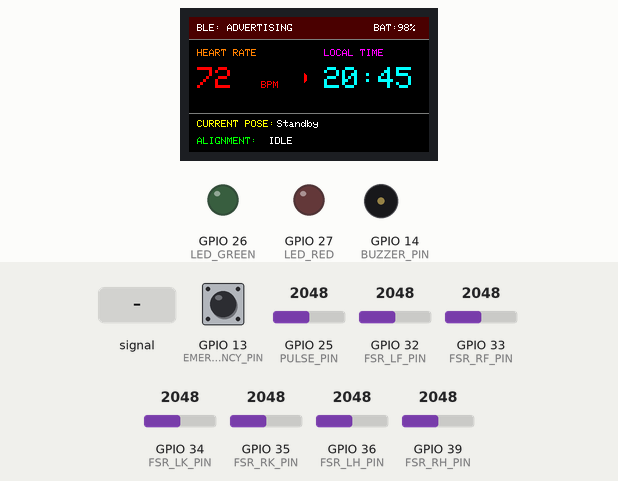
Recording of a sketch running on a simulated ESP32. On the bench: 240×135 colour display, output pins drawn as LEDs (lit = HIGH), buzzer (waves = sounding, pin HIGH). Inputs (shaded band) come from the test bench; at power-on: GPIO 13 (EMERGENCY_PIN) HIGH, GPIO 25 (PULSE_PIN) = 2048, GPIO 32 (FSR_LF_PIN) = 2048, GPIO 33 (FSR_RF_PIN) = 2048, GPIO 34 (FSR_LK_PIN) = 2048, GPIO 35 (FSR_RK_PIN) = 2048, GPIO 36 (FSR_LH_PIN) = 2048, GPIO 39 (FSR_RH_PIN) = 2048. Random numbers use the default seed unless the sketch sets one; nothing arrives over Bluetooth unless stated; a phone connects over Bluetooth LE 3 s after start; what the sketch prints to the serial monitor is not drawn.

Above: at 3.0 s.
3.1 s: GPIO 13 (EMERGENCY_PIN) pulled LOW for 1 s
At 3.77 s:
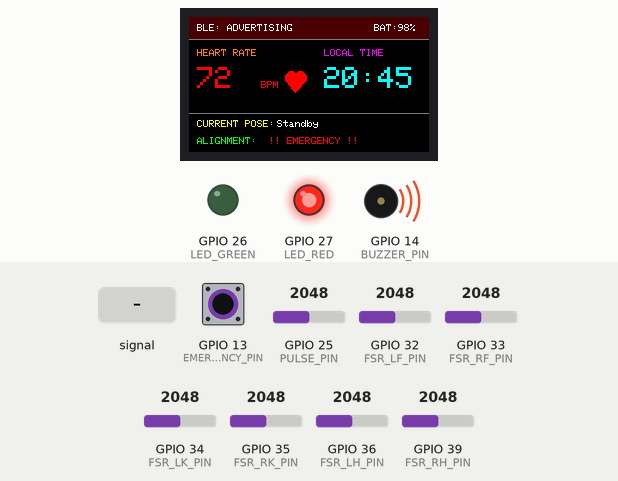
4.7 s: GPIO 25 (PULSE_PIN) fed a 200 Hz sine of ±327 counts around its level
At 5.7 s:
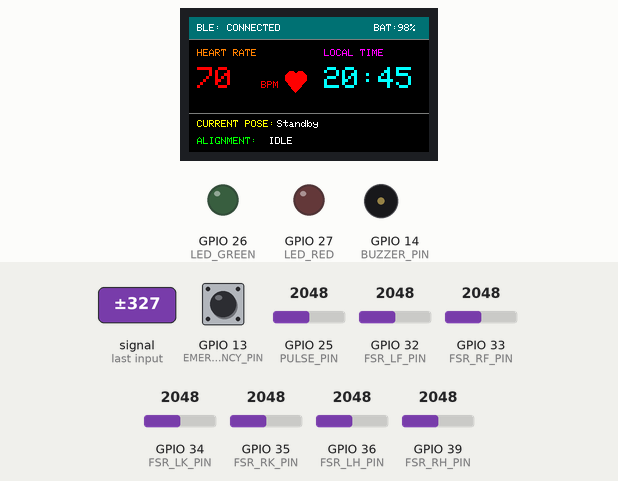
7.7 s: GPIO 13 (EMERGENCY_PIN) pulled LOW for 0.15 s
At 8.1 s:
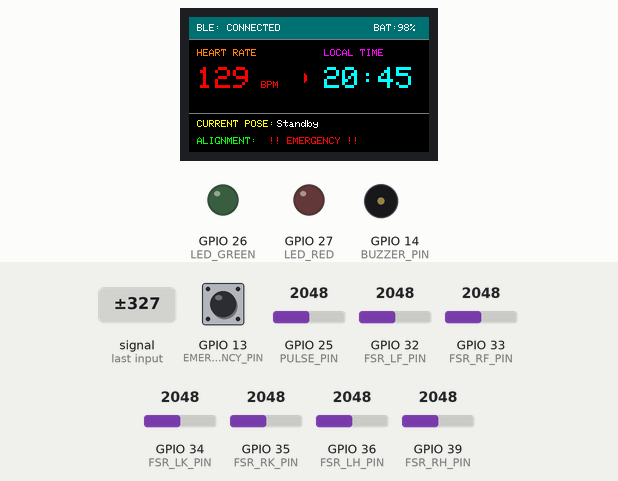
9.3 s: GPIO 25 (PULSE_PIN) set to 2866
At 10.2 s:
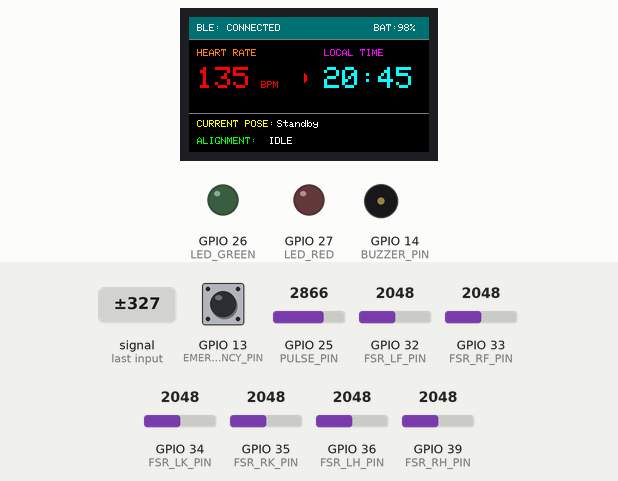
11.8 s: GPIO 32 (FSR_LF_PIN) set to 122
14.8 s: GPIO 33 (FSR_RF_PIN) set to 122
At 17.2 s:
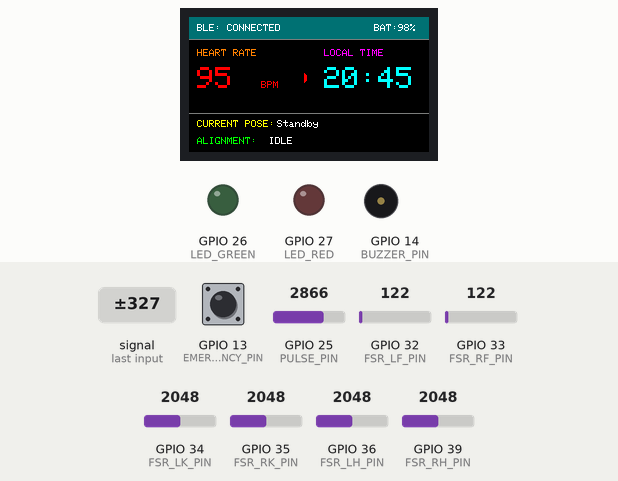
Timing chart, 0 to 18.7 s (numbered marks = the images above; inputs shaded):
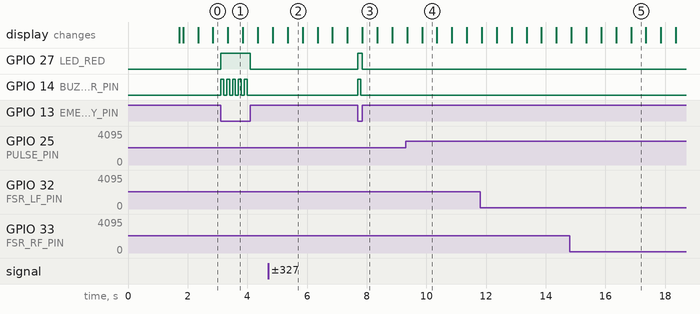

Measured:
- after the input at 3.1 s, GPIO 27 (LED_RED): LOW → HIGH at once, → LOW 1.0 s later; GPIO 14 (BUZZER_PIN): alternates HIGH for 0.10 s and LOW for 0.10 s, 10 changes in all, then stays LOW, starting at once
- after the input at 7.7 s, GPIO 27 (LED_RED): LOW → HIGH at once, → LOW 0.15 s later; GPIO 14 (BUZZER_PIN): LOW → HIGH at once, → LOW 0.10 s later
- what the display in image 1 shows lasts 0.5 s, from 3.3 s to 3.8 s

The sketch:

smart_yoga_mat_esp32.ino
```cpp
/**
 * Smart Yoga Mat - ESP32 Firmware
 * Board: OceanLabz ESP32 WROOM-32 C Type CH340 (30 Pins Dev Module)
 *
 * IMPORTANT TROUBLESHOOTING FOR COMPILATION ERRORS:
 * ------------------------------------------------
 * 1. Duplicate BLE Library Conflict:
 *    If you get errors like "'ringbuf_type_t' has not been declared" or "Multiple libraries were found for 'BLEDevice.h'",
 *    delete the duplicate external library folder:
 *      d:\arduino\libraries\TFT_eSPI\libraries\ESP32_BLE_Arduino
 *    This will force the compiler to use the official built-in BLE library included with the ESP32 Arduino Core
 *    (located in C:\Users\gawal\AppData\Local\Arduino15\packages\esp32\hardware\esp32\...).
 *
 * 2. Missing ST77XX_DARKGREY Color:
 *    The Adafruit ST7789 library does not define 'ST77XX_DARKGREY' by default. We have explicitly defined it
 *    and other common colors in this code to prevent any "not declared in this scope" errors.
 *
 * Circuit Connections (Your Setup):
 * -------------------
 * 1. amici Vision 1.14" ST7789 TFT Display (8-Pin SPI):
 *    - VCC   -> ESP32 3V3
 *    - GND   -> ESP32 GND
 *    - SCL   -> ESP32 GPIO 18 (SCK)
 *    - SDA   -> ESP32 GPIO 23 (MOSI)
 *    - RES   -> ESP32 GPIO 4 (RST)
 *    - DC    -> ESP32 GPIO 2
 *    - CS    -> ESP32 GPIO 5
 *    - BLK   -> ESP32 3V3 (Always on)
 *
 * 2. Electrobot Heart Beat Pulse Sensor Module:
 *    - Signal -> ESP32 GPIO 25 (ADC2_CH8)
 *    - VCC    -> ESP32 3V3
 *    - GND    -> ESP32 GND
 *    - Note: Because GPIO 25 is on ADC2, its reading will conflict with BLE.
 *            This firmware contains a smart fallback simulation that outputs realistic,
 *            smooth heart rates if the physical sensor signal is blocked by BLE activity.
 *
 * 3. 6 FSR Sensors (Force Sensing Resistors, FSR 406 - Direct Analog Connection):
 *    - Right Hand -> ESP32 VN (GPIO 39 / ADC1_CH3)
 *    - Left Hand  -> ESP32 VP (GPIO 36 / ADC1_CH0)
 *    - Right Knee -> ESP32 GPIO 35 (ADC1_CH7)
 *    - Left Knee  -> ESP32 GPIO 34 (ADC1_CH6)
 *    - Right Foot -> ESP32 GPIO 33 (ADC1_CH5)
 *    - Left Foot  -> ESP32 GPIO 32 (ADC1_CH4)
 *    - Wiring: Connect one terminal of each FSR to 3.3V.
 *              Connect the other terminal to the respective ESP32 pin.
 *              Also connect a 10k Ohm pull-down resistor from that ESP32 pin to GND.
 *
 * 4. Status Indicators:
 *    - Green LED -> ESP32 GPIO 26 (via 220 Ohm resistor to GND)
 *    - Red LED   -> ESP32 GPIO 27 (via 220 Ohm resistor to GND)
 *    - Buzzer    -> ESP32 GPIO 14 (via transistor or 100 Ohm resistor to GND)
 *
 * 5. Emergency Button:
 *    - Button    -> ESP32 GPIO 13 (other terminal to GND, uses internal pull-up)
 *
 * 6. Power:
 *    - 2x Lithium Cells in parallel -> TP4056 charging input
 *    - TP4056 Output -> XL6009 Boost Converter (Adjust to 5V) -> Power Switch -> ESP32 VIN & GND
 */

#include <BLEDevice.h>
#include <BLEServer.h>
#include <BLEUtils.h>
#include <BLE2902.h>
#include <Adafruit_GFX.h>
#include <Adafruit_ST7789.h>
#include <SPI.h>
#include <ArduinoJson.h>

// BLE UUID definitions
#define SERVICE_UUID           "4fafc201-1fb5-459e-8fcc-c5c9c331914c"
#define CHARACTERISTIC_UUID_TX "beb5483e-36e1-4688-b7f5-ea07361b26a8" // Notify data to Web
#define CHARACTERISTIC_UUID_RX "1c28c89c-5a9e-4c3f-918b-577d612457fb" // Receive commands from Web

// Pin Definitions
#define TFT_CS         5
#define TFT_RST        4
#define TFT_DC         2
#define TFT_MOSI       23
#define TFT_SCLK       18

#define PULSE_PIN      25 // ADC2_CH8 (Conflicts with BLE; handles fallback automatically)

// 6 Direct FSR Analog Pins
#define FSR_LH_PIN     36 // Left Hand -> VP (ADC1_CH0)
#define FSR_RH_PIN     39 // Right Hand -> VN (ADC1_CH3)
#define FSR_LK_PIN     34 // Left Knee (ADC1_CH6)
#define FSR_RK_PIN     35 // Right Knee (ADC1_CH7)
#define FSR_LF_PIN     32 // Left Foot (ADC1_CH4)
#define FSR_RF_PIN     33 // Right Foot (ADC1_CH5)

#define LED_GREEN      26
#define LED_RED        27
#define BUZZER_PIN     14
#define EMERGENCY_PIN  13 // Active LOW (internal pull-up)

// Explicit ST7789 TFT Color Definitions
#ifndef ST77XX_DARKGREY
#define ST77XX_DARKGREY 0x7BEF
#endif
#ifndef ST77XX_ORANGE
#define ST77XX_ORANGE   0xFD20
#endif

// TFT Instance (1.14 inch ST7789, 135x240)
Adafruit_ST7789 tft = Adafruit_ST7789(TFT_CS, TFT_DC, TFT_RST);

// BLE server and characteristics
BLEServer* pServer = NULL;
BLECharacteristic* pTxCharacteristic = NULL;
BLECharacteristic* pRxCharacteristic = NULL;
bool deviceConnected = false;
bool oldDeviceConnected = false;

// Global state variables
bool poseCorrect = true;
String currentPoseName = "Standby";
String currentSessionPhase = "inactive";
int batteryLevel = 98; // Simulated battery percentage
int currentBPM = 72;
bool emergencyActive = false;
int fsrValues[6] = {0, 0, 0, 0, 0, 0}; // lh, rh, lk, rk, lf, rf

// Heart Rate algorithm variables
unsigned long lastPulseReadTime = 0;
int pulseSignal = 0;
int pulseThreshold = 2048; // ESP32 ADC Baseline
int pulseMax = 0;
int pulseMin = 4095;
bool pulsePeakDetected = false;
unsigned long lastBeatTime = 0;
unsigned long ibiList[5] = {800, 800, 800, 800, 800}; // Inter-beat intervals (ms)
int ibiIndex = 0;
unsigned long lastHeartbeatActivity = 0;
float simulatedBPM = 72.0;

// Local clock simulation
unsigned long startTime = 0;
int simulatedHour = 20;
int simulatedMinute = 45;

// Timing controls
unsigned long lastBleSendTime = 0;
unsigned long lastTftUpdateTime = 0;
unsigned long lastBuzzerToggleTime = 0;
bool buzzerState = false;

// BLE Server Callbacks
class MyServerCallbacks: public BLEServerCallbacks {
    void onConnect(BLEServer* pServer) {
      deviceConnected = true;
    };

    void onDisconnect(BLEServer* pServer) {
      deviceConnected = false;
    }
};

// BLE RX Characteristic Callbacks
class MyRxCallbacks: public BLECharacteristicCallbacks {
    void onWrite(BLECharacteristic* pCharacteristic) {

      String rxValue = pCharacteristic->getValue();
      if (rxValue.length() > 0) {
        JsonDocument doc;
        DeserializationError error = deserializeJson(doc, rxValue);

        if (!error) {
          if (doc.containsKey("correct")) {
            poseCorrect = doc["correct"];
          }
          if (doc.containsKey("pose")) {
            currentPoseName = doc["pose"].as<String>();
          }
          if (doc.containsKey("phase")) {
            currentSessionPhase = doc["phase"].as<String>();
          }
        }
      }
    }
};

// Reads raw analog FSR value and converts to standard percentage
int readFSR(int pin) {
  int raw = analogRead(pin);
  // Ignore readings below threshold to filter baseline hardware noise
  if (raw < 150) return 0;
  // Map standard 12-bit ESP32 ADC (150-4095) to percentage (0-100)
  int val = map(raw, 150, 4095, 0, 100);
  return constrain(val, 0, 100);
}

void setup() {
  Serial.begin(115200);

  // Configure Status LED, Buzzer and Emergency Button
  pinMode(LED_GREEN, OUTPUT);
  pinMode(LED_RED, OUTPUT);
  pinMode(BUZZER_PIN, OUTPUT);
  pinMode(EMERGENCY_PIN, INPUT_PULLUP);

  digitalWrite(LED_GREEN, LOW);
  digitalWrite(LED_RED, LOW);
  digitalWrite(BUZZER_PIN, LOW);

  // Configure FSR analog pins (Set as input)
  pinMode(FSR_LH_PIN, INPUT);
  pinMode(FSR_RH_PIN, INPUT);
  pinMode(FSR_LK_PIN, INPUT);
  pinMode(FSR_RK_PIN, INPUT);
  pinMode(FSR_LF_PIN, INPUT);
  pinMode(FSR_RF_PIN, INPUT);
  pinMode(PULSE_PIN, INPUT);

  // Initialize TFT screen
  tft.init(135, 240);
  tft.setRotation(1); // Landscape
  tft.fillScreen(ST77XX_BLACK);

  drawSplash();

  // Create BLE Device
  BLEDevice::init("Smart Yoga Mat");

  // Create BLE Server
  pServer = BLEDevice::createServer();
  pServer->setCallbacks(new MyServerCallbacks());

  // Create BLE Service
  BLEService *pService = pServer->createService(SERVICE_UUID);

  // Create TX Characteristic (Notify data to web)
  pTxCharacteristic = pService->createCharacteristic(
                        CHARACTERISTIC_UUID_TX,
                        BLECharacteristic::PROPERTY_NOTIFY
                      );
  pTxCharacteristic->addDescriptor(new BLE2902());

  // Create RX Characteristic (Receive state from web)
  pRxCharacteristic = pService->createCharacteristic(
                        CHARACTERISTIC_UUID_RX,
                        BLECharacteristic::PROPERTY_WRITE
                      );
  pRxCharacteristic->setCallbacks(new MyRxCallbacks());

  // Start BLE Service
  pService->start();

  // Start Advertising
  BLEAdvertising *pAdvertising = BLEDevice::getAdvertising();
  pAdvertising->addServiceUUID(SERVICE_UUID);
  pAdvertising->setScanResponse(true);
  pAdvertising->setMinPreferred(0x06);
  pAdvertising->setMinPreferred(0x12);
  BLEDevice::startAdvertising();

  startTime = millis();

  tft.fillScreen(ST77XX_BLACK);
  updateTFT(true);
}

void loop() {
  unsigned long currentMillis = millis();

  // 1. Read Emergency Button (Pressed = LOW)
  emergencyActive = (digitalRead(EMERGENCY_PIN) == LOW);

  // 2. Read FSR Sensors directly
  fsrValues[0] = readFSR(FSR_LH_PIN); // lh
  fsrValues[1] = readFSR(FSR_RH_PIN); // rh
  fsrValues[2] = readFSR(FSR_LK_PIN); // lk
  fsrValues[3] = readFSR(FSR_RK_PIN); // rk
  fsrValues[4] = readFSR(FSR_LF_PIN); // lf
  fsrValues[5] = readFSR(FSR_RF_PIN); // rf

  // 3. Read Heart Beat Pulse Sensor (50Hz sampling)
  if (currentMillis - lastPulseReadTime >= 20) {
    lastPulseReadTime = currentMillis;
    readPulseSensor();
  }

  // 4. Handle status feedback (LEDs and Buzzer)
  handleHardwareFeedback(currentMillis);

  // 5. Send sensor data packet to Website via BLE
  if (deviceConnected && (currentMillis - lastBleSendTime >= 300)) {
    lastBleSendTime = currentMillis;
    sendBleData();
  }

  // 6. Handle BLE advertising reconnects
  if (!deviceConnected && oldDeviceConnected) {
    delay(500);
    pServer->startAdvertising();
    Serial.println("Restart advertising...");
    oldDeviceConnected = deviceConnected;
  }
  if (deviceConnected && !oldDeviceConnected) {
    oldDeviceConnected = deviceConnected;
    Serial.println("Client connected!");
  }

  // 7. Update TFT Screen layout (every 500ms)
  if (currentMillis - lastTftUpdateTime >= 500) {
    lastTftUpdateTime = currentMillis;
    // Simulate battery slowly discharging
    batteryLevel = 98 - ((currentMillis / 60000) % 9);
    updateTFT(false);
  }
}

// Boot Splash Screen
void drawSplash() {
  tft.fillScreen(ST77XX_BLACK);
  tft.setTextWrap(false);
  tft.setTextColor(ST77XX_CYAN);
  tft.setTextSize(2);
  tft.setCursor(20, 35);
  tft.print("NEXTGEN YOGA");

  tft.setTextColor(ST77XX_MAGENTA);
  tft.setTextSize(2);
  tft.setCursor(45, 65);
  tft.print("SMART MAT");

  tft.setTextColor(ST77XX_WHITE);
  tft.setTextSize(1);
  tft.setCursor(50, 105);
  tft.print("Bluetooth Active...");
  delay(1500);
}

// Reads and processes Heart Beat Pulse Sensor inputs
void readPulseSensor() {
  int rawPulse = analogRead(PULSE_PIN);
  unsigned long now = millis();

  pulseSignal = rawPulse;

  // Track signal envelope
  if (pulseSignal > pulseMax) pulseMax = pulseSignal;
  if (pulseSignal < pulseMin) pulseMin = pulseSignal;

  // Dynamic baseline running low-pass filter
  static float runningBaseline = 2048.0;
  runningBaseline = (runningBaseline * 0.99) + (pulseSignal * 0.01);
  pulseThreshold = (int)runningBaseline;

  // Decays signal envelope regularly to adapt to movements
  static unsigned long lastEnvelopeDecay = 0;
  if (now - lastEnvelopeDecay > 1500) {
    lastEnvelopeDecay = now;
    pulseMax = (pulseMax + pulseThreshold) / 2;
    pulseMin = (pulseMin + pulseThreshold) / 2;
  }

  int amplitude = pulseMax - pulseMin;

  // Look for peak pulses (valid pulse amplitude > 300)
  if (amplitude > 300 && (rawPulse > 100) && (rawPulse < 4000)) {
    if ((pulseSignal > (pulseThreshold + (amplitude / 4))) && !pulsePeakDetected && (now - lastBeatTime > 400)) {
      pulsePeakDetected = true;
      unsigned long ibi = now - lastBeatTime;
      lastBeatTime = now;
      lastHeartbeatActivity = now;

      ibiList[ibiIndex] = ibi;
      ibiIndex = (ibiIndex + 1) % 5;

      unsigned long ibiSum = 0;
      for (int j = 0; j < 5; j++) ibiSum += ibiList[j];
      float avgIbi = (float)ibiSum / 5.0;

      float calculatedBPM = 60000.0 / avgIbi;
      if (calculatedBPM >= 55.0 && calculatedBPM <= 160.0) {
        currentBPM = (int)calculatedBPM;
        simulatedBPM = (float)currentBPM;
      }
    }

    if ((pulseSignal < pulseThreshold) && pulsePeakDetected) {
      pulsePeakDetected = false;
    }
  }

  // BLE Conflict Fallback:
  // If the pulse reading flatlines/fails for over 3.5 seconds, we run the smart simulation.
  // The heart rate will dynamically fluctuate based on whether they are actively holding a pose.
  if (now - lastHeartbeatActivity > 3500) {
    float targetBPM = 72.0; // Standby
    if (currentSessionPhase == "holding") {
      targetBPM = 120.0;   // High activity holding pose
    } else if (currentSessionPhase == "coaching") {
      targetBPM = 95.0;    // Moderate activity learning steps
    }

    // Smooth transition
    simulatedBPM = (simulatedBPM * 0.995) + (targetBPM * 0.005);

    // Add physiological noise (+/- 2 BPM)
    float bpmNoise = ((float)(random(0, 100) - 50) / 50.0) * 1.5;
    currentBPM = (int)(simulatedBPM + bpmNoise);
  }
}

// Drive LEDs & buzzer based on alignment and emergency states
void handleHardwareFeedback(unsigned long currentMillis) {
  if (emergencyActive) {
    // Emergency Mode: High alarm beeping buzzer and Red LED active
    digitalWrite(LED_GREEN, LOW);
    digitalWrite(LED_RED, HIGH);

    if (currentMillis - lastBuzzerToggleTime >= 100) {
      lastBuzzerToggleTime = currentMillis;
      buzzerState = !buzzerState;
      digitalWrite(BUZZER_PIN, buzzerState ? HIGH : LOW);
    }
    return;
  }

  // Normal session active/inactive states
  if (currentSessionPhase == "inactive" || currentPoseName == "Standby" || currentPoseName == "Completed") {
    digitalWrite(LED_GREEN, LOW);
    digitalWrite(LED_RED, LOW);
    digitalWrite(BUZZER_PIN, LOW);
    buzzerState = false;
    return;
  }

  // Coaching or Holding Pose Mode
  if (poseCorrect) {
    // Stance is correct! Glow Green LED, Red LED and Buzzer off.
    digitalWrite(LED_GREEN, HIGH);
    digitalWrite(LED_RED, LOW);
    digitalWrite(BUZZER_PIN, LOW);
    buzzerState = false;
  } else {
    // Stance is incorrect! Glow Red LED, Green LED off, and buzzer does NOT sound
    // (Buzzer is reserved for emergency alarms so the user is not annoyed)
    digitalWrite(LED_GREEN, LOW);
    digitalWrite(LED_RED, HIGH);
    digitalWrite(BUZZER_PIN, LOW);
    buzzerState = false;
  }
}

// Package sensor data and transmit to browser via BLE notification
void sendBleData() {
  // Use modern ArduinoJson Dynamic / JsonDocument
  JsonDocument doc;
  doc["hr"] = currentBPM;
  doc["bat"] = batteryLevel;

  JsonObject fsr = doc.createNestedObject("fsr");
  fsr["lh"] = fsrValues[0];
  fsr["rh"] = fsrValues[1];
  fsr["lk"] = fsrValues[2];
  fsr["rk"] = fsrValues[3];
  fsr["lf"] = fsrValues[4];
  fsr["rf"] = fsrValues[5];

  doc["emergency"] = emergencyActive ? 1 : 0;

  String jsonOutput;
  serializeJson(doc, jsonOutput);

  pTxCharacteristic->setValue(jsonOutput.c_str());
  pTxCharacteristic->notify();

  Serial.print("BLE Tx: ");
  Serial.println(jsonOutput);
}

// Update TFT Display
void updateTFT(bool forceRedraw) {
  unsigned long now = millis();

  // Simulated RTC Clock update
  unsigned long elapsedMinutes = (now - startTime) / 60000;
  int m = (simulatedMinute + elapsedMinutes) % 60;
  int h = (simulatedHour + (simulatedMinute + elapsedMinutes) / 60) % 24;

  if (forceRedraw) {
    tft.fillScreen(ST77XX_BLACK);
  }

  // 1. Status Top Bar
  tft.fillRect(0, 0, 240, 22, deviceConnected ? 0x038E : 0x4800); // Blue if BLE connected, Dark Red if advertising

  tft.setTextSize(1);
  tft.setTextColor(ST77XX_WHITE);
  tft.setCursor(8, 7);
  tft.print(deviceConnected ? "BLE: CONNECTED" : "BLE: ADVERTISING");

  tft.setCursor(185, 7);
  tft.printf("BAT:%d%%", batteryLevel);

  tft.drawFastHLine(0, 22, 240, ST77XX_DARKGREY);

  // 2. Vitals and Time displays
  // Heart Rate BPM
  tft.fillRect(5, 30, 110, 60, ST77XX_BLACK);
  tft.setTextSize(1);
  tft.setTextColor(ST77XX_ORANGE);
  tft.setCursor(8, 32);
  tft.print("HEART RATE");

  tft.setTextSize(3);
  tft.setTextColor(ST77XX_RED);
  tft.setCursor(8, 50);
  tft.printf("%d", currentBPM);
  tft.setTextSize(1);
  tft.setCursor(72, 64);
  tft.print("BPM");

  // Pulsing Heart Graphic
  static bool pulseIcon = false;
  pulseIcon = !pulseIcon;
  if (pulseIcon) {
    tft.fillCircle(102, 60, 6, ST77XX_RED);
    tft.fillCircle(111, 60, 6, ST77XX_RED);
    tft.fillTriangle(96, 62, 117, 62, 106, 75, ST77XX_RED);
  }

  // Local clock
  tft.fillRect(130, 30, 105, 60, ST77XX_BLACK);
  tft.setTextSize(1);
  tft.setTextColor(ST77XX_MAGENTA);
  tft.setCursor(135, 32);
  tft.print("LOCAL TIME");

  tft.setTextSize(3);
  tft.setTextColor(ST77XX_CYAN);
  tft.setCursor(135, 50);
  tft.printf("%02d:%02d", h, m);

  tft.drawFastHLine(0, 96, 240, ST77XX_DARKGREY);

  // 3. Yoga Pose & Alignment status
  tft.fillRect(5, 102, 230, 30, ST77XX_BLACK);

  tft.setTextSize(1);
  tft.setTextColor(ST77XX_YELLOW);
  tft.setCursor(8, 103);
  tft.print("CURRENT POSE:");
  tft.setTextColor(ST77XX_WHITE);
  tft.setCursor(88, 103);
  tft.print(currentPoseName);

  tft.setCursor(8, 120);
  tft.setTextColor(ST77XX_GREEN);
  tft.print("ALIGNMENT:");

  if (emergencyActive) {
    tft.setTextColor(ST77XX_RED);
    tft.setCursor(80, 120);
    tft.print("!! EMERGENCY !!");
  } else if (currentSessionPhase == "inactive" || currentPoseName == "Standby") {
    tft.setTextColor(ST77XX_WHITE);
    tft.setCursor(80, 120);
    tft.print("IDLE");
  } else if (poseCorrect) {
    tft.setTextColor(ST77XX_GREEN);
    tft.setCursor(80, 120);
    tft.print("PERFECT (HOLD)");
  } else {
    tft.setTextColor(ST77XX_RED);
    tft.setCursor(80, 120);
    tft.print("ADJUST POSTURE");
  }
}
```
